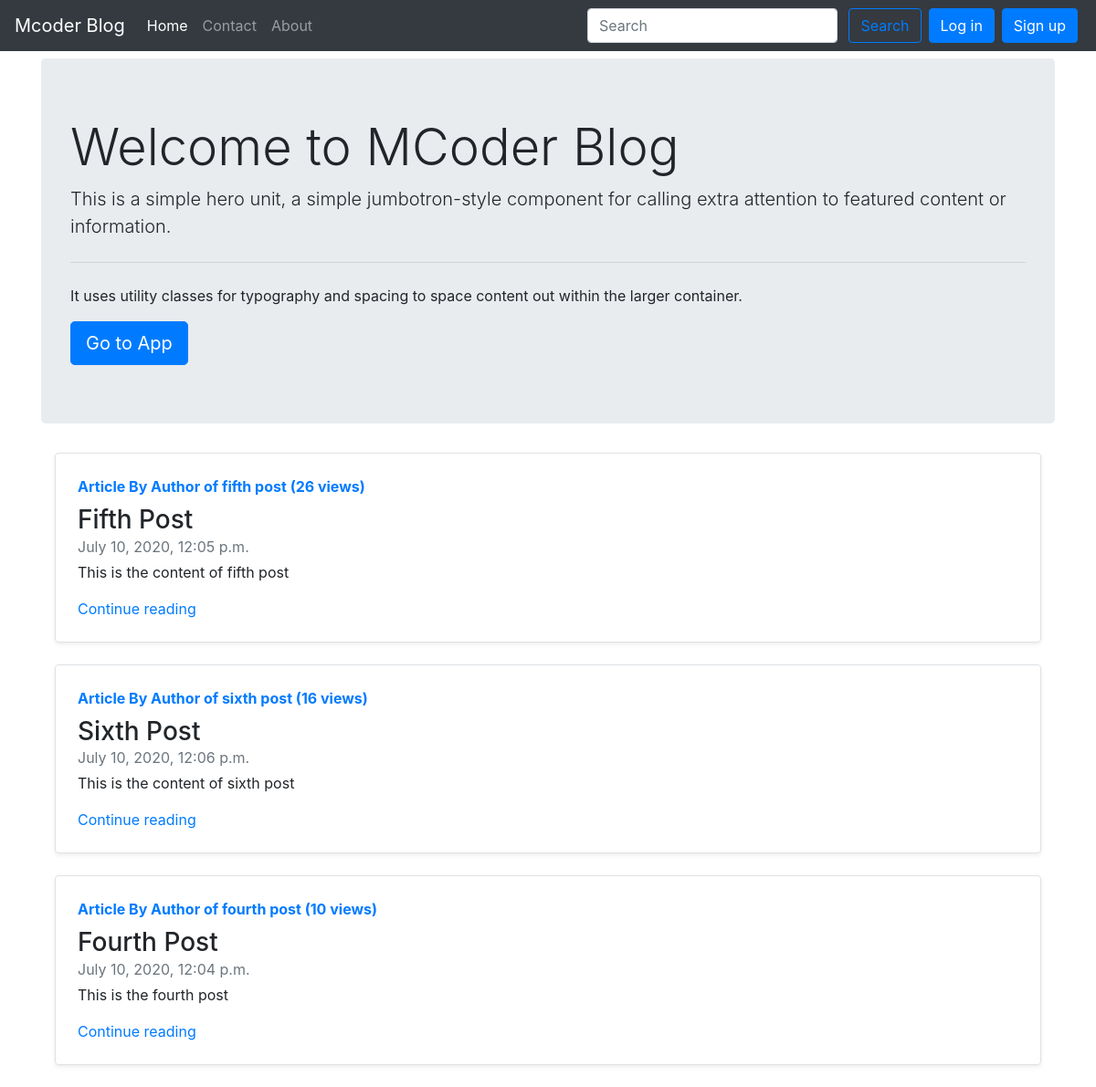
Screenshot of /blog/ with the database file from the repository.
### blog/models.py (models this page shows, shortened)
class Post(models.Model):
    sno = models.AutoField(primary_key=True)
    title = models.CharField(max_length=100,default='')
    content = models.TextField(default='')
    author = models.CharField(max_length=50, default='')
    slug = models.CharField(max_length=100, default='')
    views = models.IntegerField(default=0)
    timestamp = models.DateTimeField(blank=True)

### blog/views.py (the view)
# urls.py: path('', views.home),
def home(request):
    allPosts = Post.objects.all().order_by('-views')[:3]
    params = { 'allPosts' : allPosts, 'user' : request.user }
    return render(request, "blog/home.html",params)

### templates/blog/home.html (shortened to what this page needs)
{% extends 'blog/basic.html' %}
{% block body %}
<div class="container my-2">
<div class="jumbotron">
  <h1 class="display-4">Welcome to MCoder Blog</h1>
  <p class="lead">This is a simple hero unit, a simple jumbotron-style component for calling extra attention to featured content or information.</p>
  <hr class="my-4">
  <p>It uses utility classes for typography and spacing to space content out within the larger container.</p>
  <a class="btn btn-primary btn-lg" href="/" role="button">Go to App</a>
</div>
</div>
<div class="container">
{% for post in allPosts %}
	<div class="col-md-12">
      <div class="row no-gutters border rounded overflow-hidden flex-md-row mb-4 shadow-sm h-md-250 position-relative">
        <div class="col p-4 d-flex flex-column position-static">
          <strong class="d-inline-block mb-2 text-primary">Article By {{ post.author }} ({{ post.views }} views)</strong>
          <h3 class="mb-0">{{ post.title }}</h3>
          <div class="mb-1 text-muted">{{ post.timestamp }}</div>
          <p class="card-text mb-auto"><div class="preview">{{ post.content|slice:"0:200"|safe }}</div></p>
          <a href="/blog/{{ post.slug }}" >Continue reading</a>
        </div>
      </div>
    </div>
{% endfor %}
</div>
{% endblock body %}
{% block activeHome %}
    active
{% endblock %}

### rows the page displays
Post: author "Author of fifth post", views "26", title "Fifth Post", timestamp "July 10, 2020, 12:05 p.m."
Post: author "Author of sixth post", views "16", title "Sixth Post", timestamp "July 10, 2020, 12:06 p.m."
Post: author "Author of fourth post", views "10", title "Fourth Post", timestamp "July 10, 2020, 12:04 p.m."
